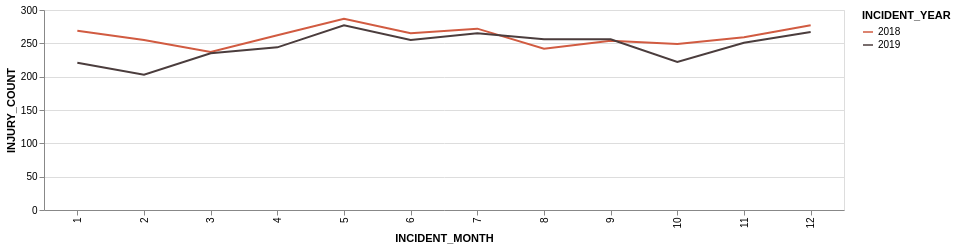

Notebook code for this chart:
### Code cell
olympia1819chart = alt.Chart(olympia1819injuryCounts,width=800, height=200).mark_line().encode(
    x='INCIDENT_MONTH:O',
    y='INJURY_COUNT',
    color=alt.Color('INCIDENT_YEAR:O',scale=alt.Scale(range=['#D15B41','#4B3D3D']))
)
display(olympia1819chart)

### Figure 1 — Vega-Lite specification as saved in the notebook (floating-point values rounded to 4 significant figures)
{"config": {"view": {"continuousWidth": 400, "continuousHeight": 300}}, "data": {"name": "data-0b65458dd6bad0473e3532e92ce9e609"}, "mark": "line", "encoding": {"color": {"type": "ordinal", "field": "INCIDENT_YEAR", "scale": {"range": ["#D15B41", "#4B3D3D"]}}, "x": {"type": "ordinal", "field": "INCIDENT_MONTH"}, "y": {"type": "quantitative", "field": "INJURY_COUNT"}}, "height": 200, "width": 800, "$schema": "https://vega.github.io/schema/vega-lite/v4.8.1.json", "datasets": {"data-0b65458dd6bad0473e3532e92ce9e609": [{"INCIDENT_YEAR": 2018, "INCIDENT_MONTH": 1, "INJURY_COUNT": 269, "CRU": 0}, {"INCIDENT_YEAR": 2018, "INCIDENT_MONTH": 2, "INJURY_COUNT": 255, "CRU": 0}, {"INCIDENT_YEAR": 2018, "INCIDENT_MONTH": 3, "INJURY_COUNT": 237, "CRU": 0}, {"INCIDENT_YEAR": 2018, "INCIDENT_MONTH": 4, "INJURY_COUNT": 262, "CRU": 0}, {"INCIDENT_YEAR": 2018, "INCIDENT_MONTH": 5, "INJURY_COUNT": 287, "CRU": 0}, {"INCIDENT_YEAR": 2018, "INCIDENT_MONTH": 6, "INJURY_COUNT": 265, "CRU": 0}, {"INCIDENT_YEAR": 2018, "INCIDENT_MONTH": 7, "INJURY_COUNT": 272, "CRU": 0}, {"INCIDENT_YEAR": 2018, "INCIDENT_MONTH": 8, "INJURY_COUNT": 242, "CRU": 0}, {"INCIDENT_YEAR": 2018, "INCIDENT_MONTH": 9, "INJURY_COUNT": 254, "CRU": 0}, {"INCIDENT_YEAR": 2018, "INCIDENT_MONTH": 10, "INJURY_COUNT": 249, "CRU": 0}, {"INCIDENT_YEAR": 2018, "INCIDENT_MONTH": 11, "INJURY_COUNT": 259, "CRU": 0}, {"INCIDENT_YEAR": 2018, "INCIDENT_MONTH": 12, "INJURY_COUNT": 277, "CRU": 0}, {"INCIDENT_YEAR": 2019, "INCIDENT_MONTH": 1, "INJURY_COUNT": 221, "CRU": 0}, {"INCIDENT_YEAR": 2019, "INCIDENT_MONTH": 2, "INJURY_COUNT": 203, "CRU": 0}, {"INCIDENT_YEAR": 2019, "INCIDENT_MONTH": 3, "INJURY_COUNT": 235, "CRU": 0}, {"INCIDENT_YEAR": 2019, "INCIDENT_MONTH": 4, "INJURY_COUNT": 244, "CRU": 1}, {"INCIDENT_YEAR": 2019, "INCIDENT_MONTH": 5, "INJURY_COUNT": 277, "CRU": 1}, {"INCIDENT_YEAR": 2019, "INCIDENT_MONTH": 6, "INJURY_COUNT": 255, "CRU": 1}, {"INCIDENT_YEAR": 2019, "INCIDENT_MONTH": 7, "INJURY_COUNT": 265, "CRU": 1}, {"INCIDENT_YEAR": 2019, "INCIDENT_MONTH": 8, "INJURY_COUNT": 256, "CRU": 1}, {"INCIDENT_YEAR": 2019, "INCIDENT_MONTH": 9, "INJURY_COUNT": 256, "CRU": 1}, {"INCIDENT_YEAR": 2019, "INCIDENT_MONTH": 10, "INJURY_COUNT": 222, "CRU": 1}, {"INCIDENT_YEAR": 2019, "INCIDENT_MONTH": 11, "INJURY_COUNT": 251, "CRU": 1}, {"INCIDENT_YEAR": 2019, "INCIDENT_MONTH": 12, "INJURY_COUNT": 267, "CRU": 1}]}}
